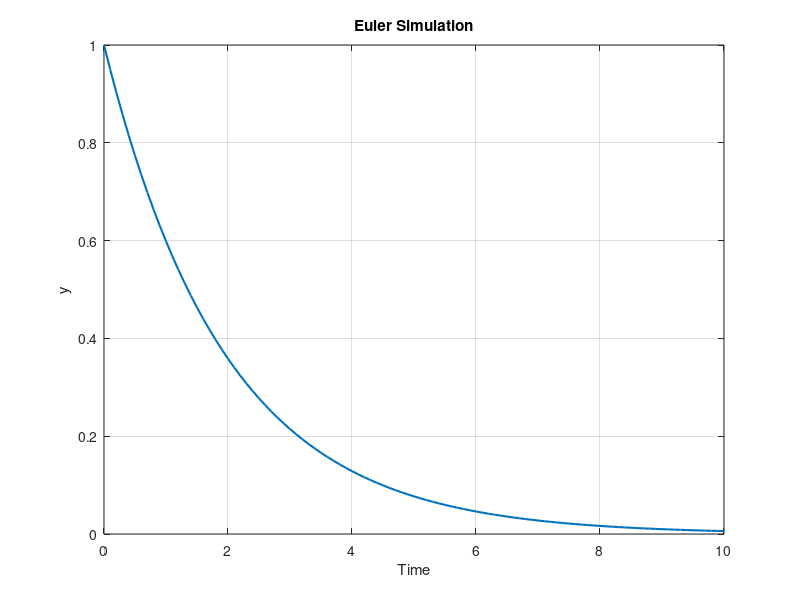
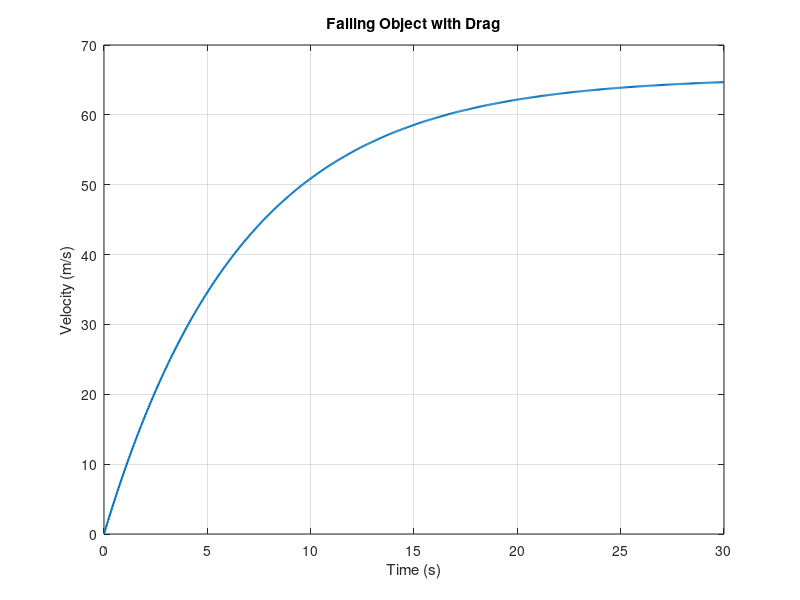
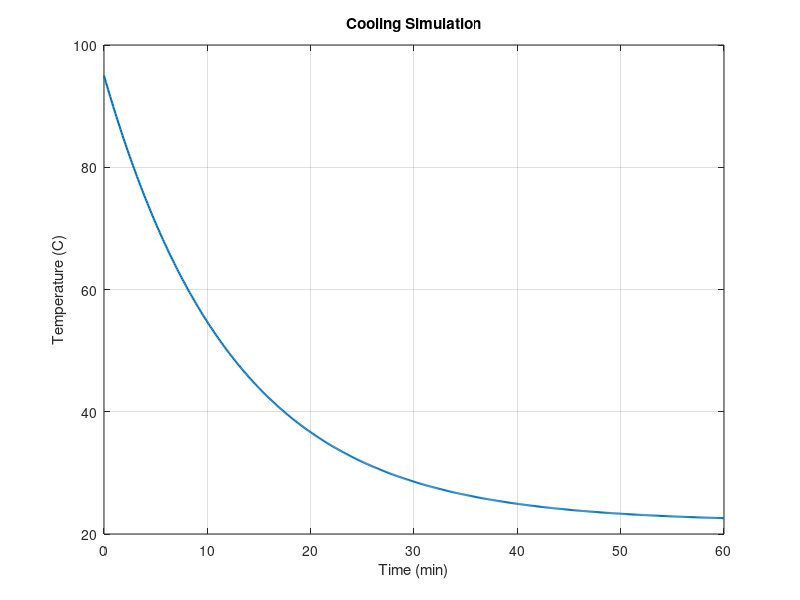
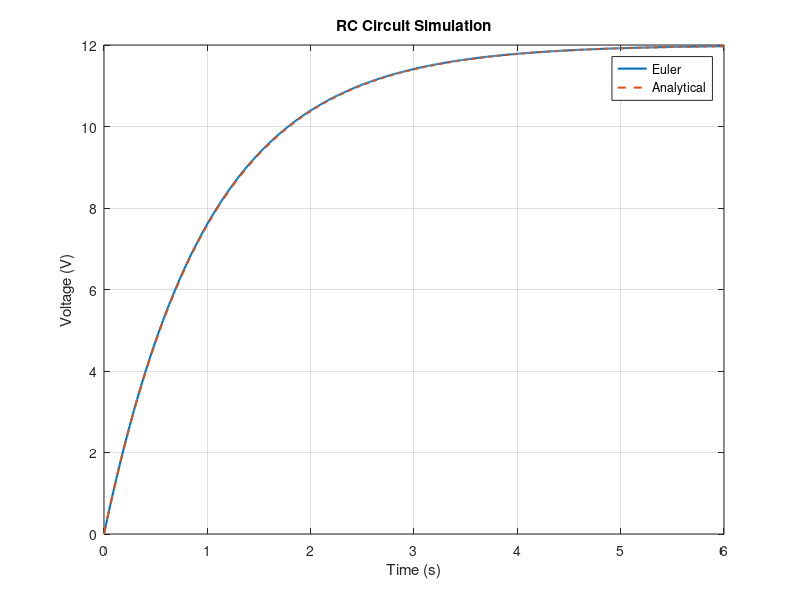

The MATLAB source for these figures, in order:
%% Week 14 - Engineering Simulation and Computational Modeling
% Treat each %% section like a notebook code cell.
% Read the explanation, run one section, inspect the output, then continue.
% In MATLAB Live Editor, each %% section can be run independently.
% ESC 113: Computer Aided Analysis for Engineering
%
% Run one section at a time.
% Comments explain the model, the update equation, and the physical meaning
% so the script can be followed independently at a self-paced speed.

clear
clc
close all

%% 1. Euler Method Example

% dt is the numerical time step. Smaller dt usually gives a finer approximation.
dt = 0.1;
t = 0:dt:10;

% Preallocate one solution value for every time point.
y = zeros(size(t));

% Initial condition: y = 1 at t = 0.
y(1) = 1;

% Euler method: next value = current value + dt*(current rate of change).
for i = 1:length(t)-1
    dydt = -0.5*y(i);                 % evaluate dy/dt at the current state
    y(i+1) = y(i) + dt*dydt;          % advance one time step
end

figure
plot(t,y,'LineWidth',1.5)
xlabel('Time')
ylabel('y')
title('Euler Simulation')
grid on

%% 2. Falling Object with Linear Drag

% Physical parameters for a falling object with linear drag.
m = 80;       % mass, kg
c = 12;       % linear drag coefficient
g = 9.81;      % gravitational acceleration, m/s^2

dt = 0.05;
t = 0:dt:30;

% Start from rest, so every velocity is initially zero and v(1)=0.
v = zeros(size(t));

% Governing equation: dv/dt = g - (c/m)*v.
for i = 1:length(t)-1
    dvdt = g - (c/m)*v(i);             % current acceleration
    v(i+1) = v(i) + dt*dvdt;           % Euler update for velocity
end

figure
plot(t,v,'LineWidth',1.5)
xlabel('Time (s)')
ylabel('Velocity (m/s)')
title('Falling Object with Drag')
grid on

fprintf('Simulated final velocity = %.2f m/s\n',v(end))
fprintf('Analytical terminal velocity = %.2f m/s\n',m*g/c)

%% 3. Cooling Simulation

T0 = 95;      % initial object temperature, °C
Tamb = 22;     % ambient temperature, °C
k = 0.08;      % cooling constant

dt = 0.1;
t = 0:dt:60;

% Preallocate temperature and set the initial condition.
T = zeros(size(t));
T(1) = T0;

% Newton cooling model: dT/dt = -k*(T-Tamb).
for i = 1:length(t)-1
    dTdt = -k*(T(i)-Tamb);              % cooling rate at current temperature
    T(i+1) = T(i) + dt*dTdt;            % Euler temperature update
end

figure
plot(t,T,'LineWidth',1.5)
xlabel('Time (min)')
ylabel('Temperature (C)')
title('Cooling Simulation')
grid on

%% 4. RC Circuit Simulation

Vs = 12;       % supply voltage, V
R = 1000;      % resistance, ohm
C = 0.001;     % capacitance, F

dt = 0.01;
t = 0:dt:6;

% Capacitor begins uncharged, so V(1)=0.
V = zeros(size(t));

% Charging model: dV/dt = (Vs-V)/(RC).
for i = 1:length(t)-1
    dVdt = (Vs - V(i))/(R*C);            % current charging rate
    V(i+1) = V(i) + dt*dVdt;             % Euler update
end

% Analytical solution is used to verify the numerical Euler result.
Vexact = Vs*(1-exp(-t/(R*C)));

figure
plot(t,V,'LineWidth',1.5)
hold on
plot(t,Vexact,'--','LineWidth',1.5)
hold off
xlabel('Time (s)')
ylabel('Voltage (V)')
title('RC Circuit Simulation')
legend('Euler','Analytical')
grid on

%% 5. Tank Simulation

Qin = 18;       % inflow, L/min
Qout = 12;      % outflow, L/min
capacity = 500; % maximum tank volume, L

dt = 1;
t = 0:dt:120;

% Preallocate the volume history and set the initial tank volume.
volume = zeros(size(t));
volume(1) = 100;

for i = 1:length(t)-1
    % Volume balance: next volume = current volume + dt*(inflow-outflow).
    volume(i+1) = volume(i) + dt*(Qin-Qout);

    % Apply the physical constraint that the tank cannot exceed capacity.
    if volume(i+1) >= capacity
        volume(i+1:end) = capacity;
        fprintf('Capacity reached at %.1f min\n',t(i+1))
        break
    end
end

figure
plot(t,volume,'LineWidth',1.5)
xlabel('Time (min)')
ylabel('Volume (L)')
title('Tank Volume Simulation')
grid on

%% 6. Parameter Study - Cooling Constant

% Run the same cooling model for several values to study parameter sensitivity.
k_values = [0.03 0.05 0.08 0.12];

figure
hold on

% Each pass through this outer loop uses one cooling constant.
for k = k_values
    T = zeros(size(t));
    T(1) = 95;

    for i = 1:length(t)-1
        T(i+1) = T(i) + dt*(-k*(T(i)-22));
    end

    plot(t,T,'DisplayName',['k=' num2str(k)])
end

hold off
xlabel('Time')
ylabel('Temperature')
title('Cooling Parameter Study')
legend
grid on

%% 7. Review
%
% Verification:
% Did we solve the equations correctly?
%
% Validation:
% Does the model represent the physical system?
%
% Always document:
% assumptions
% parameters
% units
% time step
% model limitations
